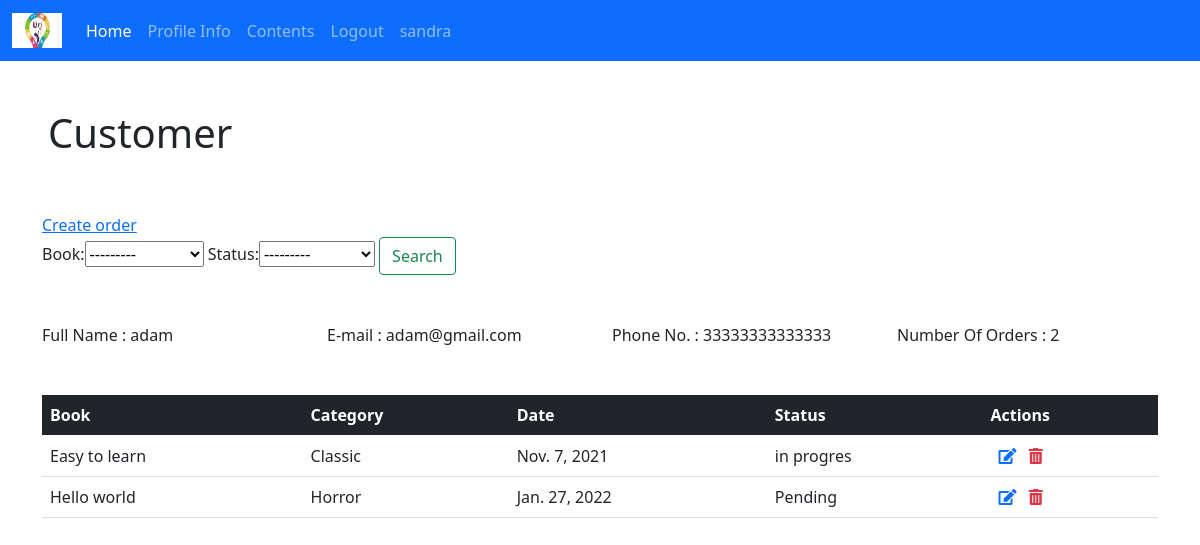
The app's page /customer3 (signed in) with its own data.
### bookstore/models.py (models this page shows, shortened)
class Customer(models.Model):
    user = models.OneToOneField(User, null=True, on_delete=models.CASCADE)
    name = models.CharField(max_length=190, null=True)
    email = models.CharField(max_length=190, null=True)
    phone = models.CharField(max_length=190, null=True)
    age = models.CharField(max_length=190, null=True)
    avatar = models.ImageField(blank = True, null=True, default='avatar.png')
    date_created = models.DateField(auto_now_add=True, null=True)

class Order(models.Model):
    STATUS= {
        ('Pending','Pending'),
        ('Delivered','Delivered'),
        ('in progres','in progres'),
        ('Out of order','Out of order')
    }
    customer = models.ForeignKey(Customer, null=True, on_delete=models.SET_NULL)
    book = models.ForeignKey(Book, null=True, on_delete=models.SET_NULL)
    tag = models.ManyToManyField(Tag)
    date_created = models.DateField(auto_now_add=True, null=True)
    status = models.CharField(max_length=200, null=True, choices=STATUS)

class Book(models.Model):
    CATEGORY= {
        ('Classic','Classic'),
        ('Comic','Comic'),
        ('Fantasy','Fantasy'),
        ('Horror','Horror')
    }
    name = models.CharField(max_length=190, null=True)
    author =  models.CharField(max_length=190, null=True)
    url =  models.URLField(max_length=300, null=True)
    category =  models.CharField(max_length=190, null=True, choices=CATEGORY)
    description =  models.CharField(max_length=200, null=True)
    date_created = models.DateField(auto_now_add=True, null=True)
    tag = models.ManyToManyField(Tag)
    def __str__ (self):
        return self.name

### bookstore/decorators.py (the view)
        def wrapper_func(request, *args,**kwargs):
            group = None
            if request.user.groups.exists():
                group = request.user.groups.all()[0].name
            if group in allowedGroups:
                return view_func(request, *args,**kwargs)
            else:
                return redirect('userProfile')

### bookstore/views.py (called while the page is built)
@login_required(login_url='login')
@allowedUsers(allowedGroups=['admin'])
def customer(request,pk):
    customers = Customer.objects.get(id=pk)
    orders = customers.order_set.all()
    order_count = orders.count()
    filter = OrderFilter(request.GET, queryset=orders )
    orders = filter.qs
    context = {'customers' : customers,
                'orders' : orders,
                'order_count' : order_count,
                'filter' : filter,
              }
    return render(request,'bookstore-templates/customer.html', context)

### bookstore/templates/bookstore-templates/customer.html
{% extends 'bookstore-templates/dashboard.html'  %}
{% block content %}
<h1 class="p-5">Customer</h1>
<div class="container pb-5">
  <div class="row">
    <div class="col">
      <a href="#">Create order</a>
      </div>
      </div>
      <form  method="GET">
        {{filter.form}}
        <button class="btn btn-outline-success" type="submit">Search</button>
      </form>
</div>
<div class="container pb-5">
    <div class="row">
      <div class="col">
       Full Name : {{customers.name}}
      </div>
      <div class="col">
        E-mail : {{customers.email}}
      </div>
      <div class="col">
        Phone No. : {{customers.phone}}
      </div>
      <div class="col">
        Number Of Orders : {{order_count}}
      </div>
    </div>
  </div>
<div class="container">
    <table class="table">
        <thead class="table-dark">
          <tr>
            <th scope="col">Book</th>
            <th scope="col">Category</th>
            <th scope="col">Date</th>
            <th scope="col">Status</th>
            <th scope="col">Actions</th>
          </tr>
        </thead>
        <tbody>
            {% for item in orders %}
            <tr>
           <td>{{item.book}}</td>
           <td>{{item.book.category}}</td>
           <td>{{item.date_created}}</td>
           <td>{{item.status}}</td>
           <td>
            <a class="p-2" href="{% url 'update' item.id %}"><i class="fas fa-edit"></i></a>
            <a class="text-danger" href="{% url 'delete' item.id %}"><i class="fas fa-trash-alt"></i></a>
           </td>
            </tr>
           {% endfor %}
        </tbody>
      </table>
</div>
{% endblock %}

### bookstore/templates/bookstore-templates/navbar.html (shortened to what this page needs)
{% load static %}
<!DOCTYPE html>
<html lang="en">
<head>
<link href="https://cdn.jsdelivr.net/npm/bootstrap@5.0.2/dist/css/bootstrap.min.css" rel="stylesheet">
<link rel="stylesheet" href="https://pro.fontawesome.com/releases/v5.10.0/css/all.css"/>
<nav class="navbar navbar-expand-lg  navbar-dark bg-primary">
    <div class="container-fluid">
      <a class="navbar-brand" href="#">
        <img src="{% static '/images/uri.jpg' %}" alt="" width="50" height="35">
      </a>
      <div class="collapse navbar-collapse" id="navbarSupportedContent">
        <ul class="navbar-nav me-auto mb-2 mb-lg-0">
          {% if request.user.is_staff %}
          <li class="nav-item">
            <a class="nav-link active" aria-current="page" href="{% url 'home'%}">Home</a>
          </li>
          {% endif %}
          <li class="nav-item">
            <a class="nav-link" href="{% url 'profileInfo'%}">Profile Info</a>
          </li>
          <li class="nav-item">
            <a class="nav-link" href="{% url 'contacts'%}">Contents</a>
          </li>
          <li class="nav-item">
            <a class="nav-link" href="{% url 'logout'%}">Logout</a>
          </li>
          <li class="nav-item">
            <a class="nav-link" href="#">{{request.user}}</a>
          </li>
        </ul>
      </div>
    </div>
  </nav>
</body>
</html>

### records on screen
Customer: name "adam", email "adam@gmail.com", phone "33333333333333"
Order: book "Easy to learn", book.category "Classic", date_created "Nov. 7, 2021", status "in progres"
Order: book "Hello world", book.category "Horror", date_created "Jan. 27, 2022", status "Pending"

### other values on screen
{{ request.user }} "sandra"
{{ order_count }} "2"
